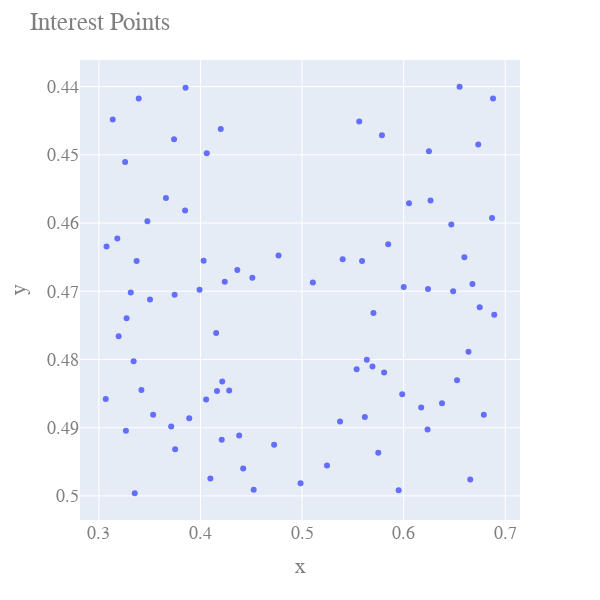

Notebook code cell kept with this figure:
### Code cell
fig = px.scatter(
x=interest_ponits[within_y_and_within_x,0], 
y=interest_ponits[within_y_and_within_x,1]
)
fig.update_yaxes(autorange="reversed")

fig.update_layout(
title="Interest Points",
xaxis_title="x",
yaxis_title="y",
font=dict(
family="Courier New, monospace",
size=18,
color="#7f7f7f"
),
width=600,
height=600
)

fig.show()
